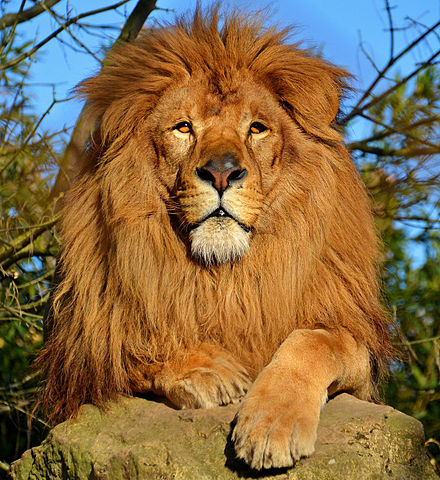
#> input picture lion.jpg, 440 x 480 px, found by its file name
$ python contrast-enhancement.py
#> lines starting #> are read from the running program, lines starting #| are printed output that depends on the picture
#> further down, image is the input picture: shape (480, 440, 3); mean B, G, R 71.2, 108.1, 134
# ##############################################################################
# contrast enhancement
# ##############################################################################

import cv2
import matplotlib
import matplotlib.pyplot as plt
import numpy as np

def contrast_enhancement(image):
    """
    to improve contrast: out_image = alpha * in_image
    """
    contrastPercentage = 50.0

    # Multiply with scaling factor to increase contrast
    contrastHigh = image * (1+contrastPercentage/100)

    # plt.figure(figsize=[20,20])
    # plt.subplot(121);plt.imshow(image[...,::-1]);plt.title("original Image");
    # plt.subplot(122);plt.imshow(contrastHigh[...,::-1]);plt.title("High Contrast");

    print(f"Original Image Datatype : {image.dtype}")
#| Original Image Datatype : uint8
    print(f"Contrast Image Datatype : {contrastHigh.dtype}")
#| Contrast Image Datatype : float64
    print(f"Original Image Highest Pixel Intensity : {image.max()}")
#| Original Image Highest Pixel Intensity : 255
    print(f"Contrast Image Highest Pixel Intensity : {contrastHigh.max()}")
#| Contrast Image Highest Pixel Intensity : 382.5

    # Original Image Datatype : uint8
    # Contrast Image Datatype : float64
    # Original Image Highest Pixel Intensity : 255
    # Contrast Image Highest Pixel Intensity : 382.5

    # because of contrastHigh image is in float format anything above 255 is considered as white.
    # If the image is in float datatype, then the range should be [0,1]
    # If the image is in int datatype, then the range should be [0,255]

    # Clip the values to [0,255] and change it back to uint8 for display
    clippedContrastImage = np.clip(contrastHigh, 0, 255)
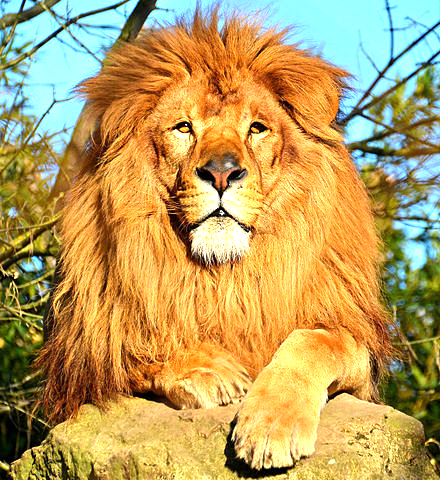
#> clippedContrastImage: shape (480, 440, 3) float64; mean B, G, R 94.4, 159.5, 188.4
    contrastHighClippedUint8 = np.uint8(clippedContrastImage)

    # Convert the range to [0,1] and keep it in float format (=Normalize the instensity values)
    contrastHighNormalized = (image * (1+contrastPercentage/100))/255
    contrastHighNormalized01Clipped = np.clip(contrastHighNormalized,0,1)

    plt.figure(figsize=[20,20])
    plt.subplot(131);plt.imshow(image[...,::-1]);plt.title("original Image");
    plt.subplot(132);plt.imshow(contrastHighClippedUint8[...,::-1]);plt.title("converted back to uint8");
    plt.subplot(133);plt.imshow(contrastHighNormalized01Clipped[...,::-1]);plt.title("Normalized float to [0, 1]");

if __name__ == "__main__":
    matplotlib.rcParams['figure.figsize'] = (6.0, 6.0)
    matplotlib.rcParams['image.cmap'] = 'gray'

    image = cv2.imread('lion.jpg')

    contrast_enhancement(image)

    plt.show()
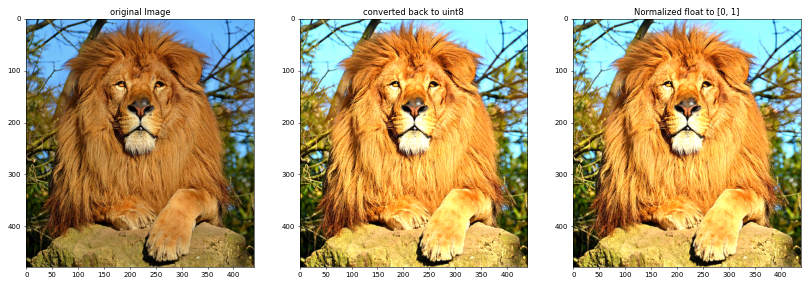
#> figure drawn by matplotlib, 3 panels
